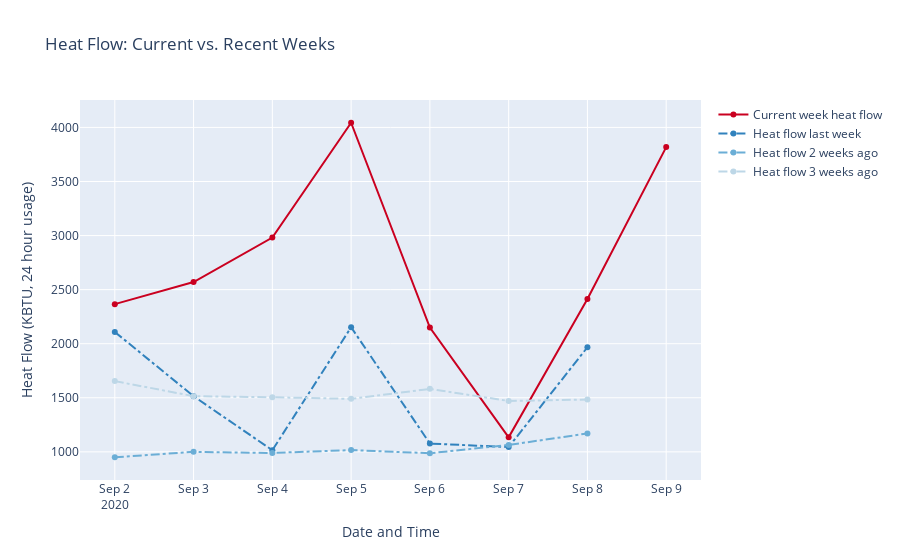

Notebook cell for this chart:
### Code cell
this_week = go.Scatter(x = current_week_w_day_avgs.datetime_col,
                   y = averaging_time_length * current_week_w_day_avgs.heat_flow,
                   line = dict(color = '#ca0020'),
                   name='Current week heat flow')

last_week = go.Scatter(x = last_week_df.adjusted_datetime_col,
                      y = averaging_time_length * last_week_df.heat_flow,
                       line = dict(dash = 'dashdot',
                                   color = '#3182bd'),
                       name = "Heat flow last week")

two_weeks_ago = go.Scatter(x = two_weeks_ago_df.adjusted_datetime_col,
                          y = averaging_time_length * two_weeks_ago_df.heat_flow,
                           line = dict(dash = 'dashdot',
                                       color = '#6baed6'),
                           name = "Heat flow 2 weeks ago")

three_weeks_ago = go.Scatter(x = three_weeks_ago_df.adjusted_datetime_col,
                            y = averaging_time_length * three_weeks_ago_df.heat_flow,
                             line = dict(dash = 'dashdot',
                                         color = '#bdd7e7'),
                            name = "Heat flow 3 weeks ago")
    
layout = dict(title = 'Heat Flow: Current vs. Recent Weeks',
              xaxis = dict(title='Date and Time'),
              yaxis = dict(title='Heat Flow (KBTU, ' + str(averaging_time_length) + ' hour usage)')
             )

data = [this_week, last_week, two_weeks_ago, three_weeks_ago]

fig = go.Figure(dict(data=data, layout=layout))

fig.show()

### Figure 1 — Plotly figure (JSON) as saved in the notebook; plotly's stock layout.template omitted (floating-point values rounded to 4 significant figures)
{"data": [{"line": {"color": "#ca0020"}, "name": "Current week heat flow", "type": "scatter", "x": ["2020-09-02T00:00:00", "2020-09-03T00:00:00", "2020-09-04T00:00:00", "2020-09-05T00:00:00", "2020-09-06T00:00:00", "2020-09-07T00:00:00", "2020-09-08T00:00:00", "2020-09-09T00:00:00"], "y": [2366.0, 2570.0, 2981.0, 4043.0, 2149.0, 1135.0, 2414.0, 3818.0]}, {"line": {"color": "#3182bd", "dash": "dashdot"}, "name": "Heat flow last week", "type": "scatter", "x": ["2020-09-02T00:00:00", "2020-09-03T00:00:00", "2020-09-04T00:00:00", "2020-09-05T00:00:00", "2020-09-06T00:00:00", "2020-09-07T00:00:00", "2020-09-08T00:00:00"], "y": [2109.0, 1514.0, 1015.0, 2152.0, 1077.0, 1044.0, 1967.0]}, {"line": {"color": "#6baed6", "dash": "dashdot"}, "name": "Heat flow 2 weeks ago", "type": "scatter", "x": ["2020-09-02T00:00:00", "2020-09-03T00:00:00", "2020-09-04T00:00:00", "2020-09-05T00:00:00", "2020-09-06T00:00:00", "2020-09-07T00:00:00", "2020-09-08T00:00:00"], "y": [950.1, 999.8, 989.8, 1016.0, 987.2, 1064.0, 1170.0]}, {"line": {"color": "#bdd7e7", "dash": "dashdot"}, "name": "Heat flow 3 weeks ago", "type": "scatter", "x": ["2020-09-02T00:00:00", "2020-09-03T00:00:00", "2020-09-04T00:00:00", "2020-09-05T00:00:00", "2020-09-06T00:00:00", "2020-09-07T00:00:00", "2020-09-08T00:00:00"], "y": [1654.0, 1515.0, 1505.0, 1490.0, 1582.0, 1471.0, 1484.0]}], "layout": {"title": {"text": "Heat Flow: Current vs. Recent Weeks"}, "xaxis": {"title": {"text": "Date and Time"}}, "yaxis": {"title": {"text": "Heat Flow (KBTU, 24 hour usage)"}}}}
